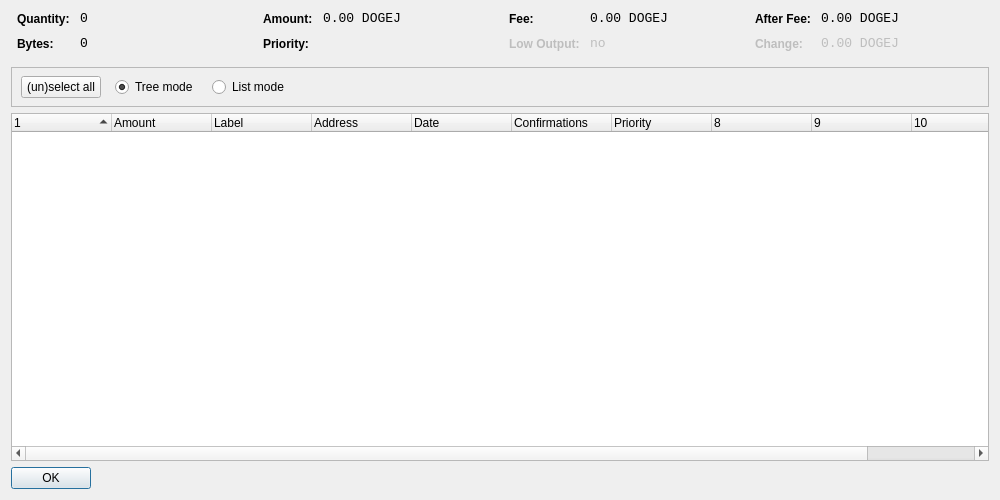
<?xml version="1.0" encoding="UTF-8"?>
<ui version="4.0">
 <class>CoinControlDialog</class>
 <widget class="QDialog" name="CoinControlDialog">
  <property name="geometry">
   <rect>
    <x>0</x>
    <y>0</y>
    <width>1000</width>
    <height>500</height>
   </rect>
  </property>
  <property name="windowTitle">
   <string>Coin Control</string>
  </property>
  <property name="styleSheet">
   <string notr="true">background-image: url(:/images/dogejbg);</string>
  </property>
  <layout class="QVBoxLayout" name="verticalLayout">
   <item>
    <layout class="QHBoxLayout" name="horizontalLayoutTop" stretch="0,0,0,0">
     <property name="topMargin">
      <number>0</number>
     </property>
     <property name="bottomMargin">
      <number>10</number>
     </property>
     <item>
      <layout class="QFormLayout" name="formLayoutCoinControl1">
       <property name="horizontalSpacing">
        <number>10</number>
       </property>
       <property name="verticalSpacing">
        <number>10</number>
       </property>
       <property name="leftMargin">
        <number>6</number>
       </property>
       <property name="rightMargin">
        <number>6</number>
       </property>
       <item row="0" column="0">
        <widget class="QLabel" name="labelCoinControlQuantityText">
         <property name="styleSheet">
          <string notr="true">font-weight:bold;</string>
         </property>
         <property name="text">
          <string>Quantity:</string>
         </property>
        </widget>
       </item>
       <item row="0" column="1">
        <widget class="QLabel" name="labelCoinControlQuantity">
         <property name="font">
          <font>
           <family>Monospace</family>
           <pointsize>10</pointsize>
          </font>
         </property>
         <property name="cursor">
          <cursorShape>IBeamCursor</cursorShape>
         </property>
         <property name="contextMenuPolicy">
          <enum>Qt::ActionsContextMenu</enum>
         </property>
         <property name="text">
          <string notr="true">0</string>
         </property>
         <property name="textInteractionFlags">
          <set>Qt::LinksAccessibleByMouse|Qt::TextSelectableByKeyboard|Qt::TextSelectableByMouse</set>
         </property>
        </widget>
       </item>
       <item row="1" column="0">
        <widget class="QLabel" name="labelCoinControlBytesText">
         <property name="styleSheet">
          <string notr="true">font-weight:bold;</string>
         </property>
         <property name="text">
          <string>Bytes:</string>
         </property>
        </widget>
       </item>
       <item row="1" column="1">
        <widget class="QLabel" name="labelCoinControlBytes">
         <property name="font">
          <font>
           <family>Monospace</family>
           <pointsize>10</pointsize>
          </font>
         </property>
         <property name="cursor">
          <cursorShape>IBeamCursor</cursorShape>
         </property>
         <property name="contextMenuPolicy">
          <enum>Qt::ActionsContextMenu</enum>
         </property>
         <property name="text">
          <string notr="true">0</string>
         </property>
         <property name="textInteractionFlags">
          <set>Qt::LinksAccessibleByMouse|Qt::TextSelectableByKeyboard|Qt::TextSelectableByMouse</set>
         </property>
        </widget>
       </item>
      </layout>
     </item>
     <item>
      <layout class="QFormLayout" name="formLayoutCoinControl2">
       <property name="horizontalSpacing">
        <number>10</number>
       </property>
       <property name="verticalSpacing">
        <number>10</number>
       </property>
       <property name="leftMargin">
        <number>6</number>
       </property>
       <property name="rightMargin">
        <number>6</number>
       </property>
       <item row="0" column="0">
        <widget class="QLabel" name="labelCoinControlAmountText">
         <property name="styleSheet">
          <string notr="true">font-weight:bold;</string>
         </property>
         <property name="text">
          <string>Amount:</string>
         </property>
        </widget>
       </item>
       <item row="0" column="1">
        <widget class="QLabel" name="labelCoinControlAmount">
         <property name="font">
          <font>
           <family>Monospace</family>
           <pointsize>10</pointsize>
          </font>
         </property>
         <property name="cursor">
          <cursorShape>IBeamCursor</cursorShape>
         </property>
         <property name="contextMenuPolicy">
          <enum>Qt::ActionsContextMenu</enum>
         </property>
         <property name="text">
          <string notr="true">0.00 DOGEJ</string>
         </property>
         <property name="textInteractionFlags">
          <set>Qt::LinksAccessibleByMouse|Qt::TextSelectableByKeyboard|Qt::TextSelectableByMouse</set>
         </property>
        </widget>
       </item>
       <item row="1" column="0">
        <widget class="QLabel" name="labelCoinControlPriorityText">
         <property name="styleSheet">
          <string notr="true">font-weight:bold;</string>
         </property>
         <property name="text">
          <string>Priority:</string>
         </property>
        </widget>
       </item>
       <item row="1" column="1">
        <widget class="QLabel" name="labelCoinControlPriority">
         <property name="font">
          <font>
           <family>Monospace</family>
           <pointsize>10</pointsize>
          </font>
         </property>
         <property name="cursor">
          <cursorShape>IBeamCursor</cursorShape>
         </property>
         <property name="contextMenuPolicy">
          <enum>Qt::ActionsContextMenu</enum>
         </property>
         <property name="text">
          <string/>
         </property>
         <property name="textInteractionFlags">
          <set>Qt::LinksAccessibleByMouse|Qt::TextSelectableByKeyboard|Qt::TextSelectableByMouse</set>
         </property>
        </widget>
       </item>
      </layout>
     </item>
     <item>
      <layout class="QFormLayout" name="formLayoutCoinControl3">
       <property name="horizontalSpacing">
        <number>10</number>
       </property>
       <property name="verticalSpacing">
        <number>10</number>
       </property>
       <property name="leftMargin">
        <number>6</number>
       </property>
       <property name="rightMargin">
        <number>6</number>
       </property>
       <item row="0" column="0">
        <widget class="QLabel" name="labelCoinControlFeeText">
         <property name="styleSheet">
          <string notr="true">font-weight:bold;</string>
         </property>
         <property name="text">
          <string>Fee:</string>
         </property>
        </widget>
       </item>
       <item row="0" column="1">
        <widget class="QLabel" name="labelCoinControlFee">
         <property name="font">
          <font>
           <family>Monospace</family>
           <pointsize>10</pointsize>
          </font>
         </property>
         <property name="cursor">
          <cursorShape>IBeamCursor</cursorShape>
         </property>
         <property name="contextMenuPolicy">
          <enum>Qt::ActionsContextMenu</enum>
         </property>
         <property name="text">
          <string notr="true">0.00 DOGEJ</string>
         </property>
         <property name="textInteractionFlags">
          <set>Qt::LinksAccessibleByMouse|Qt::TextSelectableByKeyboard|Qt::TextSelectableByMouse</set>
         </property>
        </widget>
       </item>
       <item row="1" column="0">
        <widget class="QLabel" name="labelCoinControlLowOutputText">
         <property name="enabled">
          <bool>false</bool>
         </property>
         <property name="styleSheet">
          <string notr="true">font-weight:bold;</string>
         </property>
         <property name="text">
          <string>Low Output:</string>
         </property>
        </widget>
       </item>
       <item row="1" column="1">
        <widget class="QLabel" name="labelCoinControlLowOutput">
         <property name="enabled">
          <bool>false</bool>
         </property>
         <property name="font">
          <font>
           <family>Monospace</family>
           <pointsize>10</pointsize>
          </font>
         </property>
         <property name="cursor">
          <cursorShape>IBeamCursor</cursorShape>
         </property>
         <property name="contextMenuPolicy">
          <enum>Qt::ActionsContextMenu</enum>
         </property>
         <property name="text">
          <string notr="true">no</string>
         </property>
         <property name="textInteractionFlags">
          <set>Qt::LinksAccessibleByMouse|Qt::TextSelectableByKeyboard|Qt::TextSelectableByMouse</set>
         </property>
        </widget>
       </item>
      </layout>
     </item>
     <item>
      <layout class="QFormLayout" name="formLayoutCoinControl4">
       <property name="horizontalSpacing">
        <number>10</number>
       </property>
       <property name="verticalSpacing">
        <number>10</number>
       </property>
       <property name="leftMargin">
        <number>6</number>
       </property>
       <property name="rightMargin">
        <number>6</number>
       </property>
       <item row="0" column="0">
        <widget class="QLabel" name="labelCoinControlAfterFeeText">
         <property name="styleSheet">
          <string notr="true">font-weight:bold;</string>
         </property>
         <property name="text">
          <string>After Fee:</string>
         </property>
        </widget>
       </item>
       <item row="0" column="1">
        <widget class="QLabel" name="labelCoinControlAfterFee">
         <property name="font">
          <font>
           <family>Monospace</family>
           <pointsize>10</pointsize>
          </font>
         </property>
         <property name="cursor">
          <cursorShape>IBeamCursor</cursorShape>
         </property>
         <property name="contextMenuPolicy">
          <enum>Qt::ActionsContextMenu</enum>
         </property>
         <property name="text">
          <string notr="true">0.00 DOGEJ</string>
         </property>
         <property name="textInteractionFlags">
          <set>Qt::LinksAccessibleByMouse|Qt::TextSelectableByKeyboard|Qt::TextSelectableByMouse</set>
         </property>
        </widget>
       </item>
       <item row="1" column="0">
        <widget class="QLabel" name="labelCoinControlChangeText">
         <property name="enabled">
          <bool>false</bool>
         </property>
         <property name="styleSheet">
          <string notr="true">font-weight:bold;</string>
         </property>
         <property name="text">
          <string>Change:</string>
         </property>
        </widget>
       </item>
       <item row="1" column="1">
        <widget class="QLabel" name="labelCoinControlChange">
         <property name="enabled">
          <bool>false</bool>
         </property>
         <property name="font">
          <font>
           <family>Monospace</family>
           <pointsize>10</pointsize>
          </font>
         </property>
         <property name="cursor">
          <cursorShape>IBeamCursor</cursorShape>
         </property>
         <property name="contextMenuPolicy">
          <enum>Qt::ActionsContextMenu</enum>
         </property>
         <property name="text">
          <string notr="true">0.00 DOGEJ</string>
         </property>
         <property name="textInteractionFlags">
          <set>Qt::LinksAccessibleByMouse|Qt::TextSelectableByKeyboard|Qt::TextSelectableByMouse</set>
         </property>
        </widget>
       </item>
      </layout>
     </item>
    </layout>
   </item>
   <item>
    <widget class="QFrame" name="frame">
     <property name="minimumSize">
      <size>
       <width>0</width>
       <height>40</height>
      </size>
     </property>
     <property name="frameShape">
      <enum>QFrame::StyledPanel</enum>
     </property>
     <property name="frameShadow">
      <enum>QFrame::Sunken</enum>
     </property>
     <widget class="QWidget" name="horizontalLayoutWidget">
      <property name="geometry">
       <rect>
        <x>10</x>
        <y>0</y>
        <width>781</width>
        <height>41</height>
       </rect>
      </property>
      <layout class="QHBoxLayout" name="horizontalLayoutPanel" stretch="0,0,0,0">
       <property name="spacing">
        <number>14</number>
       </property>
       <item>
        <widget class="QPushButton" name="pushButtonSelectAll">
         <property name="sizePolicy">
          <sizepolicy hsizetype="Maximum" vsizetype="Fixed">
           <horstretch>0</horstretch>
           <verstretch>0</verstretch>
          </sizepolicy>
         </property>
         <property name="text">
          <string>(un)select all</string>
         </property>
        </widget>
       </item>
       <item>
        <widget class="QRadioButton" name="radioTreeMode">
         <property name="sizePolicy">
          <sizepolicy hsizetype="Maximum" vsizetype="Fixed">
           <horstretch>0</horstretch>
           <verstretch>0</verstretch>
          </sizepolicy>
         </property>
         <property name="text">
          <string>Tree mode</string>
         </property>
         <property name="checked">
          <bool>true</bool>
         </property>
        </widget>
       </item>
       <item>
        <widget class="QRadioButton" name="radioListMode">
         <property name="sizePolicy">
          <sizepolicy hsizetype="Maximum" vsizetype="Fixed">
           <horstretch>0</horstretch>
           <verstretch>0</verstretch>
          </sizepolicy>
         </property>
         <property name="text">
          <string>List mode</string>
         </property>
        </widget>
       </item>
       <item>
        <spacer name="horizontalSpacer">
         <property name="orientation">
          <enum>Qt::Horizontal</enum>
         </property>
         <property name="sizeHint" stdset="0">
          <size>
           <width>40</width>
           <height>20</height>
          </size>
         </property>
        </spacer>
       </item>
      </layout>
     </widget>
    </widget>
   </item>
   <item>
    <widget class="CoinControlTreeWidget" name="treeWidget">
     <property name="contextMenuPolicy">
      <enum>Qt::CustomContextMenu</enum>
     </property>
     <property name="sortingEnabled">
      <bool>false</bool>
     </property>
     <property name="columnCount">
      <number>11</number>
     </property>
     <attribute name="headerShowSortIndicator" stdset="0">
      <bool>true</bool>
     </attribute>
     <attribute name="headerStretchLastSection">
      <bool>false</bool>
     </attribute>
     <column>
      <property name="text">
       <string/>
      </property>
     </column>
     <column>
      <property name="text">
       <string>Amount</string>
      </property>
     </column>
     <column>
      <property name="text">
       <string>Label</string>
      </property>
     </column>
     <column>
      <property name="text">
       <string>Address</string>
      </property>
     </column>
     <column>
      <property name="text">
       <string>Date</string>
      </property>
     </column>
     <column>
      <property name="text">
       <string>Confirmations</string>
      </property>
      <property name="toolTip">
       <string>Confirmed</string>
      </property>
     </column>
     <column>
      <property name="text">
       <string>Priority</string>
      </property>
     </column>
     <column>
      <property name="text">
       <string/>
      </property>
     </column>
     <column>
      <property name="text">
       <string/>
      </property>
     </column>
     <column>
      <property name="text">
       <string/>
      </property>
     </column>
     <column>
      <property name="text">
       <string/>
      </property>
     </column>
    </widget>
   </item>
   <item>
    <widget class="QDialogButtonBox" name="buttonBox">
     <property name="sizePolicy">
      <sizepolicy hsizetype="Maximum" vsizetype="Fixed">
       <horstretch>0</horstretch>
       <verstretch>0</verstretch>
      </sizepolicy>
     </property>
     <property name="orientation">
      <enum>Qt::Horizontal</enum>
     </property>
     <property name="standardButtons">
      <set>QDialogButtonBox::Ok</set>
     </property>
    </widget>
   </item>
  </layout>
 </widget>
 <customwidgets>
  <customwidget>
   <class>CoinControlTreeWidget</class>
   <extends>QTreeWidget</extends>
   <header>coincontroltreewidget.h</header>
  </customwidget>
 </customwidgets>
 <resources/>
 <connections/>
</ui>
